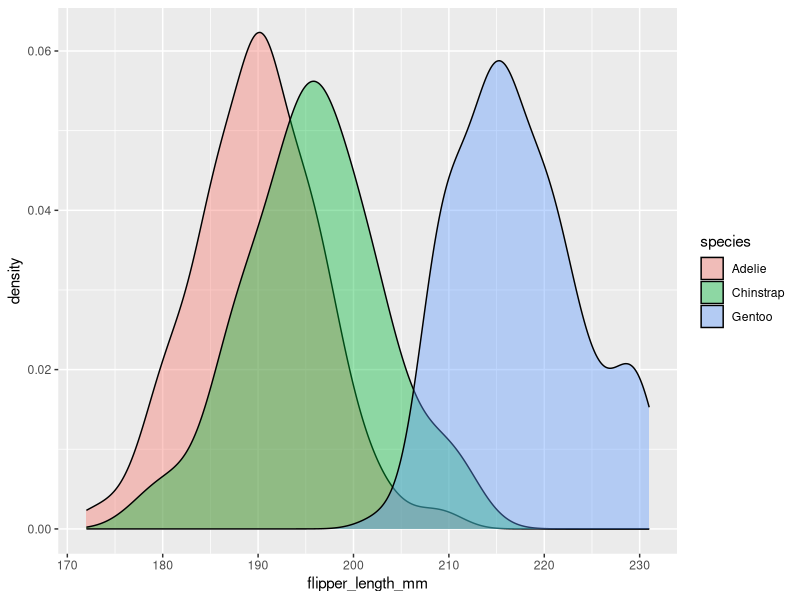
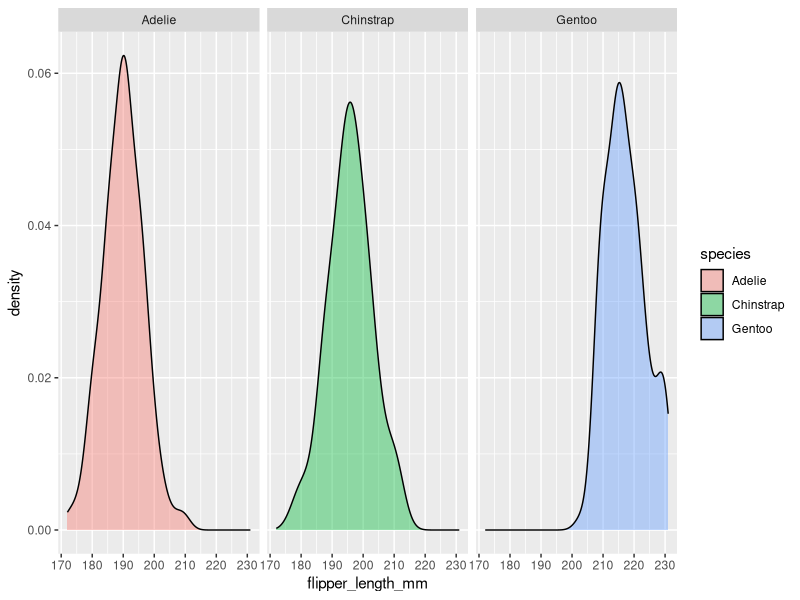

Write the R code that produced these figures, in order.

            library(ggplot2)
            library(palmerpenguins)
            built_answer <- tryCatch(
                {
                    set.seed(42)
                    ggplot(penguins, aes(x = flipper_length_mm, fill = species)) + geom_density(alpha = 0.4)
                    suppressWarnings(
                        if (!file.exists("/sandbox/figures/flipper-length_density_fill_species_answer.png")) {
                            ggsave(
                                width = 3,
                                height = 3,
                                "/sandbox/figures/flipper-length_density_fill_species_answer.png"
                            )
                        }
                    )
                    suppressWarnings(
                        ggplot_build(last_plot())
                    )
                },
                error = function(e) {
                    'ERROR'
                }
            )
            built_submission <- tryCatch(
                {
                    set.seed(42)
                    ggplot(penguins, aes(x = flipper_length_mm, fill = species)) +
  geom_density(alpha = 0.4) +
  facet_wrap(~species)
                    suppressWarnings(
                        ggsave(
                            width = 3,
                            height = 3,
                            "figures/flipper-length_density_fill_species_submission_qwen3.5.png"
                        )
                    )
                    suppressWarnings(
                        ggplot_build(last_plot())
                    )
                },
                error = function(e) {
                    'ERROR'
                }
            )
            cat(isTRUE(all.equal(built_answer, built_submission)))
        
